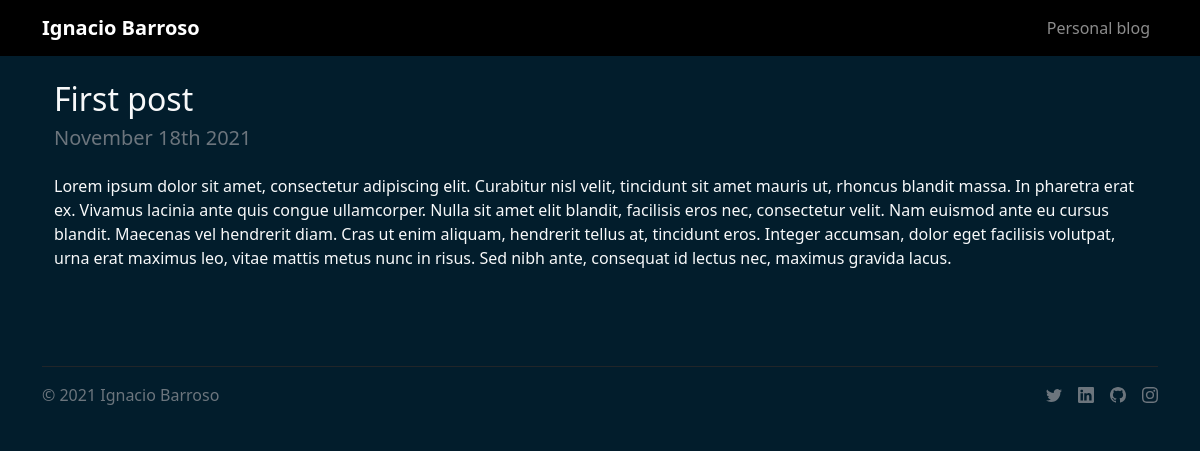
The page /blog/1 on the database its author committed.
### blog/models.py (models this page shows)
class Post(models.Model):
    title = models.CharField(max_length=255)
    description = models.TextField()
    image = models.ImageField(upload_to='blog/images')
    date = models.DateField(datetime.date.today)

### blog/views.py (the view)
# urls.py: path('<int:post_id>', render_post, name='post'),
def render_post(request, post_id):
    post = get_object_or_404(Post, pk=post_id)
    return render(request, 'post.html', {'post': post})

### blog/templates/post.html (shortened to what this page needs)
{% extends 'layout.html' %}
{% block content %}
    <h2>{{ post.title }}</h2>
    <h3 class="my-2 h5 text-muted">{{ post.date | date:'F jS Y' }}</h3>
    <div class="my-4">
        <p>{{ post.description }}</p>
    </div>
{% endblock %}

### portfolio/static/main.css (style rules this page uses)
body { background: #021d2c; }

### rows shown on the page
Post: title "First post", date "November 18th 2021", description "Lorem ipsum dolor sit amet, consectetur adipiscing elit. Curabitur nisl velit, tincidunt sit amet mauris ut, rhoncus blandit massa. In pharetra erat ex. Vivamus lacinia ante quis congue ullamcorper. Nulla sit amet elit blandit, facilisis eros nec, consectetur velit. Nam euismod ante eu cursus blandit. Maecenas vel hendrerit diam. Cras ut enim aliquam, hendrerit tellus at, tincidunt eros. Integer accumsan, dolor eget facilisis volutpat, urna erat maximus leo, vitae mattis metus nunc in risus. Sed nibh ante, consequat id lectus nec, maximus gravida lacus."
